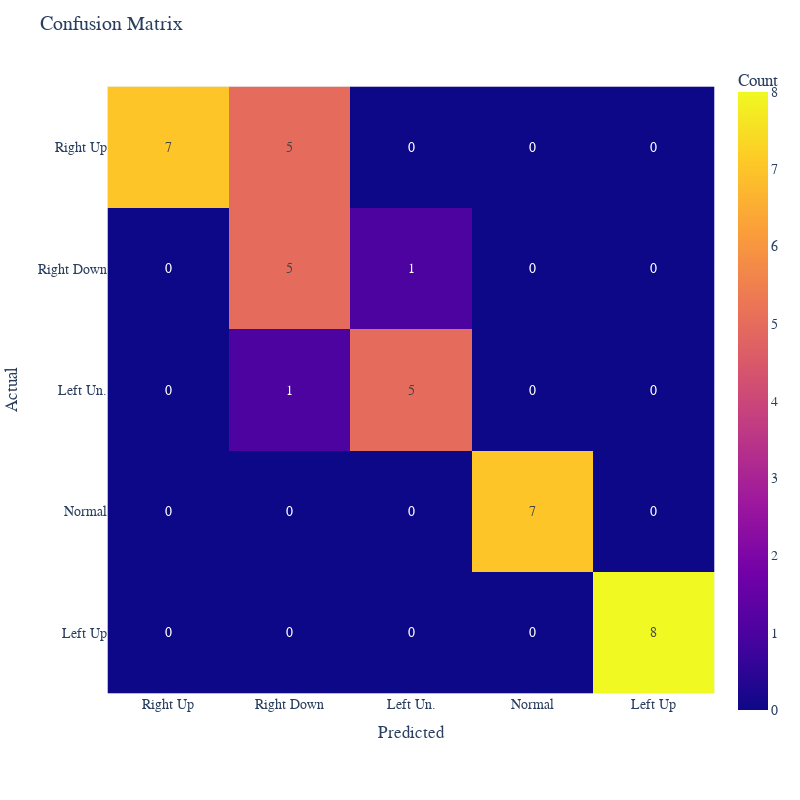

Notebook cell for this chart:
### Code cell
conf_matrix = confusion_matrix(y_teste, predictions)

class_names = ['Right Up', 'Right Down', 'Left Un.', 'Normal', 'Left Up']


# Create a DataFrame from the confusion matrix
confusion_df = pd.DataFrame(conf_matrix,
                             columns=[f'{class_names[i]}' for i in range(conf_matrix.shape[1])],
                             index=[f'{class_names[i]}' for i in range(conf_matrix.shape[0])])


# Plot the heatmap
heatmap = px.imshow(confusion_df, labels=dict(x="Predicted", y="Actual", color="Count"), text_auto=True)

heatmap.update_layout(title='Confusion Matrix',
                      xaxis_nticks=5, yaxis_nticks=5,
                      font=dict(size=14, family='Courier New, monospace'),
                      width=800, height=800)

heatmap.show()

heatmap.write_html('time_series_forest.html')

### Figure 1 — Plotly figure (JSON) as saved in the notebook; plotly's stock layout.template omitted (floating-point values rounded to 4 significant figures)
{"data": [{"coloraxis": "coloraxis", "hovertemplate": "Predicted: %{x}<br>Actual: %{y}<br>Count: %{z}<extra></extra>", "name": "0", "texttemplate": "%{z}", "type": "heatmap", "x": ["Right Up", "Right Down", "Left Un.", "Normal", "Left Up"], "xaxis": "x", "y": ["Right Up", "Right Down", "Left Un.", "Normal", "Left Up"], "yaxis": "y", "z": [[7, 5, 0, 0, 0], [0, 5, 1, 0, 0], [0, 1, 5, 0, 0], [0, 0, 0, 7, 0], [0, 0, 0, 0, 8]]}], "layout": {"coloraxis": {"colorbar": {"title": {"text": "Count"}}, "colorscale": [[0, "#0d0887"], [0.1111, "#46039f"], [0.2222, "#7201a8"], [0.3333, "#9c179e"], [0.4444, "#bd3786"], [0.5556, "#d8576b"], [0.6667, "#ed7953"], [0.7778, "#fb9f3a"], [0.8889, "#fdca26"], [1, "#f0f921"]]}, "font": {"family": "Courier New, monospace", "size": 14}, "height": 800, "margin": {"t": 60}, "title": {"text": "Confusion Matrix"}, "width": 800, "xaxis": {"anchor": "y", "constrain": "domain", "domain": [0, 1], "nticks": 5, "scaleanchor": "y", "title": {"text": "Predicted"}}, "yaxis": {"anchor": "x", "autorange": "reversed", "constrain": "domain", "domain": [0, 1], "nticks": 5, "title": {"text": "Actual"}}}}
